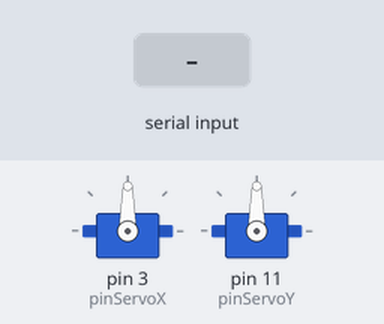
Bench run of a sketch on a simulated Arduino Uno, built with avr-gcc and run on an emulated ATmega328P. On the bench: 2 × servo. The inputs (shaded band) are chosen by the test bench.

Above: at 1.2 s.
1.3 s: "SERVO_X\n" received over Serial
At 2.3 s:
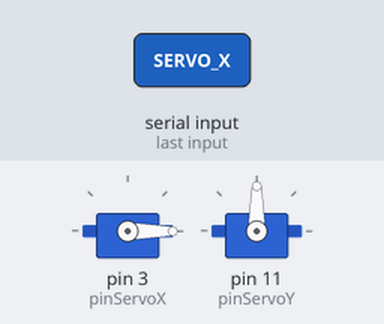
2.8 s: "SERVO_Y\n" received over Serial
At 3.4 s:
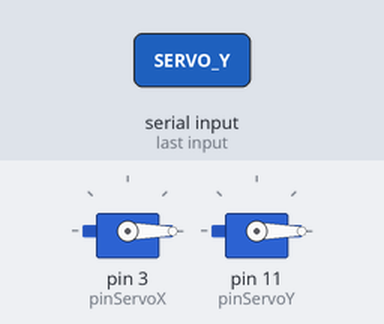
Timing chart, 0 to 5.8 s (numbered marks = the images above; inputs shaded):
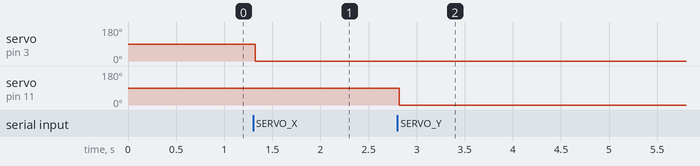

The sketch:

ControlServos.ino
```cpp
//Processing envía: "SERVO_X=<angulo>", "SERVO_Y=<angulo>"

#include <Servo.h>

Servo servoX, servoY;
int pinServoX =3, pinServoY = 11;

char c;
String input;
String comando;
String valor;

void setup() {
  Serial.begin(115200);

  servoX.attach(pinServoX);
  servoY.attach(pinServoY);

  // lleva el servo a posición inicial
  servoX.write(90);
  servoY.write(90);
}

void loop(){
  //lee la entrada
  input = "";
  if (Serial.available()){
    delay(20);
    while(Serial.available()){
      c = Serial.read();
      if (c == '\n') break;
      else input += c;
    }

    comando = input.substring(0, input.indexOf("="));  // identifica el comando
    valor = input.substring(input.indexOf("=")+1);  // identifica el valor
    if (comando == "SERVO_X") servoX.write(valor.toInt());
    if (comando == "SERVO_Y") servoY.write(valor.toInt());
    }
}
```

Measured:
- after the input at 1.3 s, servo on pin 3 (pinServoX): 90° → 0° at once
- after the input at 2.8 s, servo on pin 11 (pinServoY): 90° → 0° at once
